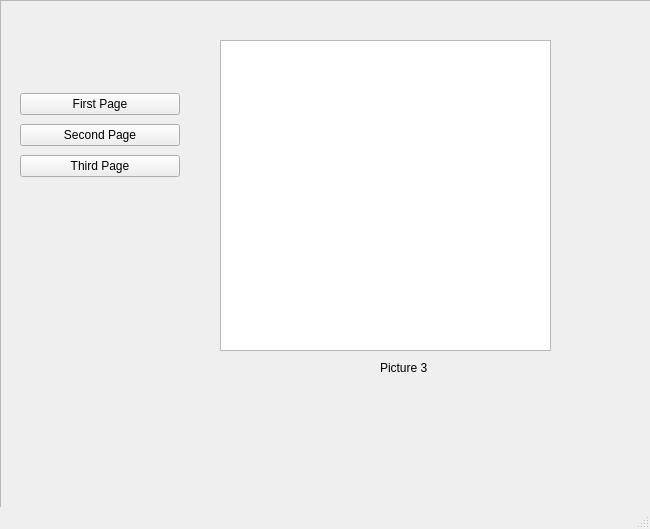
<?xml version="1.0" encoding="UTF-8"?>
<ui version="4.0">
 <class>MainWindow</class>
 <widget class="QMainWindow" name="MainWindow">
  <property name="geometry">
   <rect>
    <x>0</x>
    <y>0</y>
    <width>650</width>
    <height>529</height>
   </rect>
  </property>
  <property name="windowTitle">
   <string>MainWindow</string>
  </property>
  <widget class="QWidget" name="centralwidget">
   <widget class="QFrame" name="frame">
    <property name="geometry">
     <rect>
      <x>0</x>
      <y>0</y>
      <width>651</width>
      <height>511</height>
     </rect>
    </property>
    <property name="cursor">
     <cursorShape>UpArrowCursor</cursorShape>
    </property>
    <property name="frameShape">
     <enum>QFrame::StyledPanel</enum>
    </property>
    <property name="frameShadow">
     <enum>QFrame::Raised</enum>
    </property>
    <widget class="QWidget" name="verticalLayoutWidget">
     <property name="geometry">
      <rect>
       <x>20</x>
       <y>90</y>
       <width>160</width>
       <height>92</height>
      </rect>
     </property>
     <layout class="QVBoxLayout" name="verticalLayout">
      <item>
       <widget class="QPushButton" name="FirstPage">
        <property name="text">
         <string>First Page</string>
        </property>
       </widget>
      </item>
      <item>
       <widget class="QPushButton" name="SecondPage">
        <property name="text">
         <string>Second Page</string>
        </property>
       </widget>
      </item>
      <item>
       <widget class="QPushButton" name="ThirdPage">
        <property name="text">
         <string>Third Page</string>
        </property>
       </widget>
      </item>
     </layout>
    </widget>
    <widget class="QStackedWidget" name="Pictures">
     <property name="geometry">
      <rect>
       <x>210</x>
       <y>20</y>
       <width>351</width>
       <height>361</height>
      </rect>
     </property>
     <property name="styleSheet">
      <string notr="true"/>
     </property>
     <property name="currentIndex">
      <number>0</number>
     </property>
     <widget class="QWidget" name="page1">
      <widget class="QGraphicsView" name="graphicsView1">
       <property name="geometry">
        <rect>
         <x>10</x>
         <y>20</y>
         <width>331</width>
         <height>311</height>
        </rect>
       </property>
       <property name="styleSheet">
        <string notr="true">border-image: url(:/newPrefix/3.jpg);
alternate-background-color: qradialgradient(spread:pad, cx:0.5, cy:0.5, radius:0.5, fx:0.5, fy:0.5, stop:0 rgba(255, 235, 235, 206), stop:0.35 rgba(255, 188, 188, 80), stop:0.4 rgba(255, 162, 162, 80), stop:0.425 rgba(255, 132, 132, 156), stop:0.44 rgba(252, 128, 128, 80), stop:1 rgba(255, 255, 255, 0));</string>
       </property>
      </widget>
      <widget class="QLabel" name="label1">
       <property name="geometry">
        <rect>
         <x>170</x>
         <y>340</y>
         <width>61</width>
         <height>16</height>
        </rect>
       </property>
       <property name="text">
        <string>Picture 3</string>
       </property>
      </widget>
     </widget>
     <widget class="QWidget" name="page2">
      <widget class="QGraphicsView" name="graphicsView2">
       <property name="geometry">
        <rect>
         <x>10</x>
         <y>20</y>
         <width>331</width>
         <height>311</height>
        </rect>
       </property>
       <property name="styleSheet">
        <string notr="true">border-image: url(:/newPrefix/1.jpg);</string>
       </property>
      </widget>
      <widget class="QLabel" name="label2">
       <property name="geometry">
        <rect>
         <x>170</x>
         <y>340</y>
         <width>58</width>
         <height>14</height>
        </rect>
       </property>
       <property name="text">
        <string>Picture 1</string>
       </property>
      </widget>
     </widget>
     <widget class="QWidget" name="page3">
      <widget class="QGraphicsView" name="graphicsView3">
       <property name="geometry">
        <rect>
         <x>10</x>
         <y>20</y>
         <width>331</width>
         <height>311</height>
        </rect>
       </property>
       <property name="styleSheet">
        <string notr="true">border-image: url(:/newPrefix/2.jpg);
font: 9pt &quot;DejaVu Sans&quot;;
border-color: rgb(85, 85, 0);</string>
       </property>
      </widget>
      <widget class="QLabel" name="label3">
       <property name="geometry">
        <rect>
         <x>170</x>
         <y>340</y>
         <width>58</width>
         <height>14</height>
        </rect>
       </property>
       <property name="text">
        <string>Picture 2</string>
       </property>
      </widget>
     </widget>
    </widget>
   </widget>
  </widget>
  <widget class="QMenuBar" name="menubar">
   <property name="geometry">
    <rect>
     <x>0</x>
     <y>0</y>
     <width>650</width>
     <height>19</height>
    </rect>
   </property>
  </widget>
  <widget class="QStatusBar" name="statusbar"/>
 </widget>
 <resources>
  <include location="pics.qrc"/>
 </resources>
 <connections>
  <connection>
   <sender>FirstPage</sender>
   <signal>clicked()</signal>
   <receiver>Pictures</receiver>
   <slot>raise()</slot>
   <hints>
    <hint type="sourcelabel">
     <x>100</x>
     <y>124</y>
    </hint>
    <hint type="destinationlabel">
     <x>247</x>
     <y>395</y>
    </hint>
   </hints>
  </connection>
  <connection>
   <sender>SecondPage</sender>
   <signal>clicked()</signal>
   <receiver>Pictures</receiver>
   <slot>raise()</slot>
   <hints>
    <hint type="sourcelabel">
     <x>143</x>
     <y>148</y>
    </hint>
    <hint type="destinationlabel">
     <x>218</x>
     <y>164</y>
    </hint>
   </hints>
  </connection>
  <connection>
   <sender>ThirdPage</sender>
   <signal>clicked()</signal>
   <receiver>Pictures</receiver>
   <slot>raise()</slot>
   <hints>
    <hint type="sourcelabel">
     <x>168</x>
     <y>191</y>
    </hint>
    <hint type="destinationlabel">
     <x>219</x>
     <y>216</y>
    </hint>
   </hints>
  </connection>
 </connections>
</ui>
